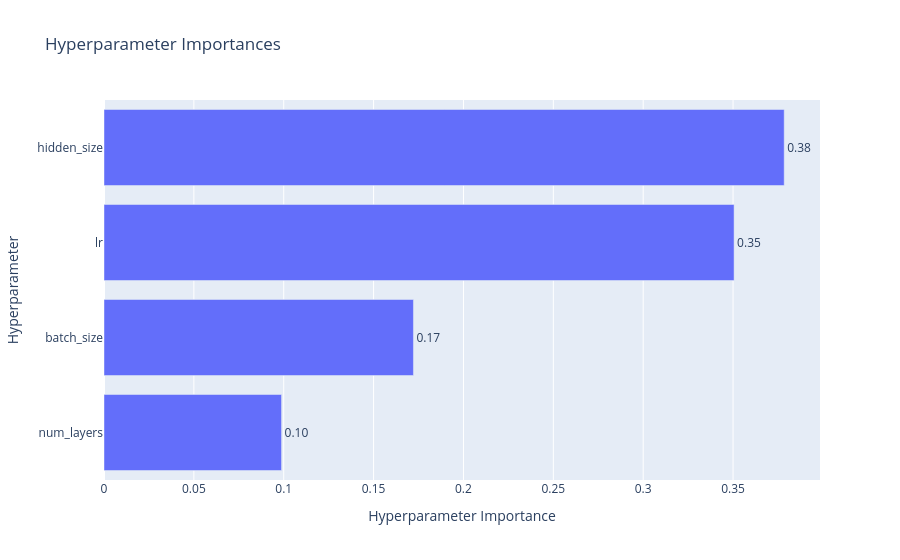

This figure's notebook cell:
### Code cell
vis.plot_param_importances(study)

### Figure 1 — Plotly figure (JSON) as saved in the notebook; plotly's stock layout.template omitted (floating-point values rounded to 4 significant figures)
{"data": [{"cliponaxis": false, "hovertemplate": ["num_layers (IntDistribution): 0.09879066236412144<extra></extra>", "batch_size (CategoricalDistribution): 0.17216916006196303<extra></extra>", "lr (FloatDistribution): 0.35057930936134346<extra></extra>", "hidden_size (IntDistribution): 0.378460868212572<extra></extra>"], "name": "Objective Value", "orientation": "h", "text": ["0.10", "0.17", "0.35", "0.38"], "textposition": "outside", "type": "bar", "x": [0.09879, 0.1722, 0.3506, 0.3785], "y": ["num_layers", "batch_size", "lr", "hidden_size"]}], "layout": {"title": {"text": "Hyperparameter Importances"}, "xaxis": {"title": {"text": "Hyperparameter Importance"}}, "yaxis": {"title": {"text": "Hyperparameter"}}}}
